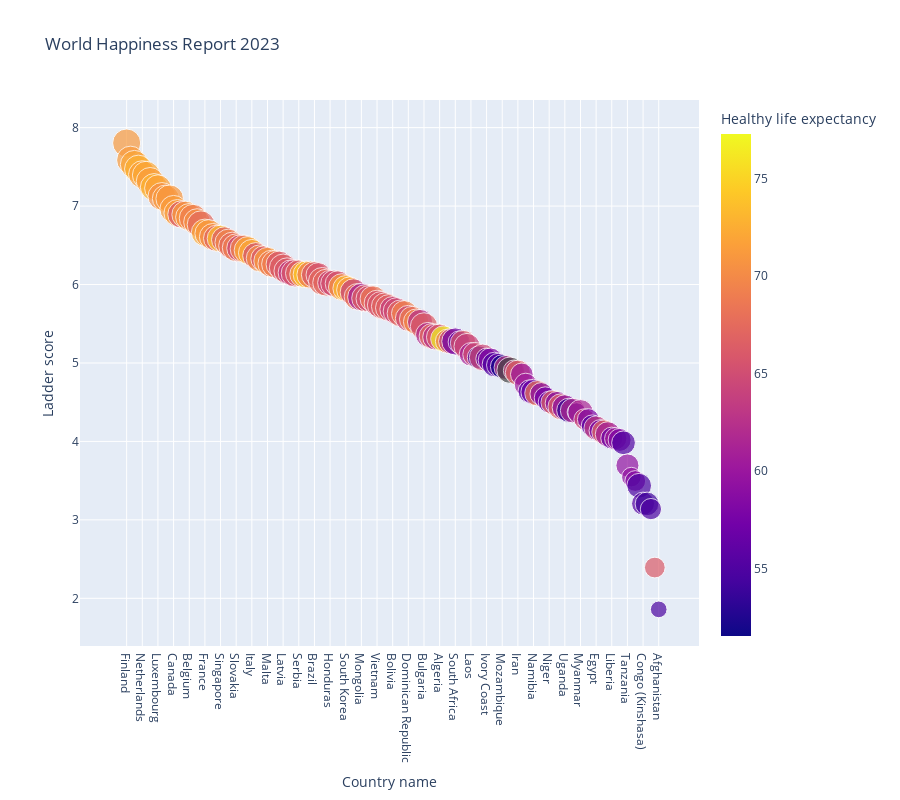

Notebook code cell kept with this figure:
### Markdown cell above
What observations can you make about world happiness based on the map above?

The code below will generate a scatter plot with the data. The country will be on the x-axis with the happiness score on the y-axis. The size of each dot represents the amount of social support and the colour represents the life expectancy.

### Code cell
px.scatter(data, x='Country name', y='Ladder score', size='Social support', color='Healthy life expectancy', title='World Happiness Report 2023', height=800)

### Figure 1 — Plotly figure (JSON) as saved in the notebook; plotly's stock layout.template omitted (floating-point values rounded to 4 significant figures; data arrays with more than 128 entries replaced by an {"elided": "..."} marker saying what was removed)
{"data": [{"hovertemplate": "Country name=%{x}<br>Ladder score=%{y}<br>Social support=%{marker.size}<br>Healthy life expectancy=%{marker.color}<extra></extra>", "legendgroup": "", "marker": {"color": {"elided": "137 float values"}, "coloraxis": "coloraxis", "size": {"elided": "137 float values"}, "sizemode": "area", "sizeref": 0.002456, "symbol": "circle"}, "mode": "markers", "name": "", "orientation": "v", "showlegend": false, "type": "scatter", "x": {"elided": "137 str values"}, "xaxis": "x", "y": {"elided": "137 float values"}, "yaxis": "y"}], "layout": {"coloraxis": {"colorbar": {"title": {"text": "Healthy life expectancy"}}, "colorscale": [[0, "#0d0887"], [0.1111, "#46039f"], [0.2222, "#7201a8"], [0.3333, "#9c179e"], [0.4444, "#bd3786"], [0.5556, "#d8576b"], [0.6667, "#ed7953"], [0.7778, "#fb9f3a"], [0.8889, "#fdca26"], [1, "#f0f921"]]}, "height": 800, "legend": {"itemsizing": "constant", "tracegroupgap": 0}, "title": {"text": "World Happiness Report 2023"}, "xaxis": {"anchor": "y", "domain": [0, 1], "title": {"text": "Country name"}}, "yaxis": {"anchor": "x", "domain": [0, 1], "title": {"text": "Ladder score"}}}}
